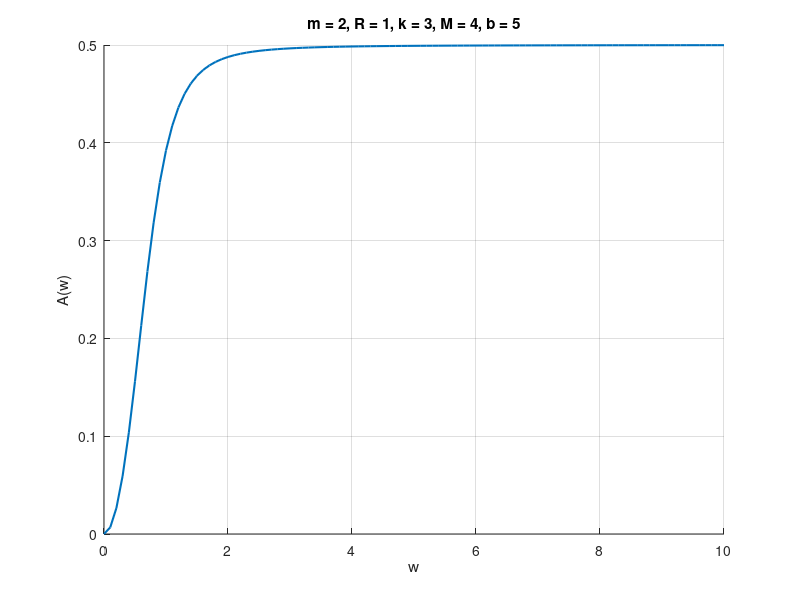

Recreate this plot in MATLAB.
clear
close all

m = 2
R = 1
k = 3
M = 4
b = 5

A = @(x) (m .* R .* (x .^ 2)) ./ sqrt(((k - M .* (x .^ 2)) .^ 2) + ((b .* x) .^ 2))
w = (sqrt(2) * k) / sqrt(2 * M * k - b ^ 2)
A(w)

x = 0:0.1:10
f = (m .* R .* (x .^ 2)) ./ sqrt(((k - M .* (x .^ 2)) .^ 2) + ((b .* x) .^ 2))


figure(1)
hold on


%[fmax,indmax] = max(f) %largest value of vector f is its element number indmin
%xmax=x(indmax)
plot(x, f, 'linewidth',1.5)
ylabel('A(w)')
xlabel('w')

if(2 * M * k - b ^ 2 < 0)
  title(['m = ', num2str(m), ', R = ', num2str(R), ', k = ', num2str(k), ', M = ', num2str(M), ', b = ', num2str(b)])
else {
  plot(w, A(w), 'r.','markersize', 10)
  title(['m = ', num2str(m), ', R = ', num2str(R), ', k = ', num2str(k), ', M = ', num2str(M), ', b = ', num2str(b), ' : max A(', num2str(w), ')', ' = ', num2str(A(w))])
  }
end
grid
hold off
